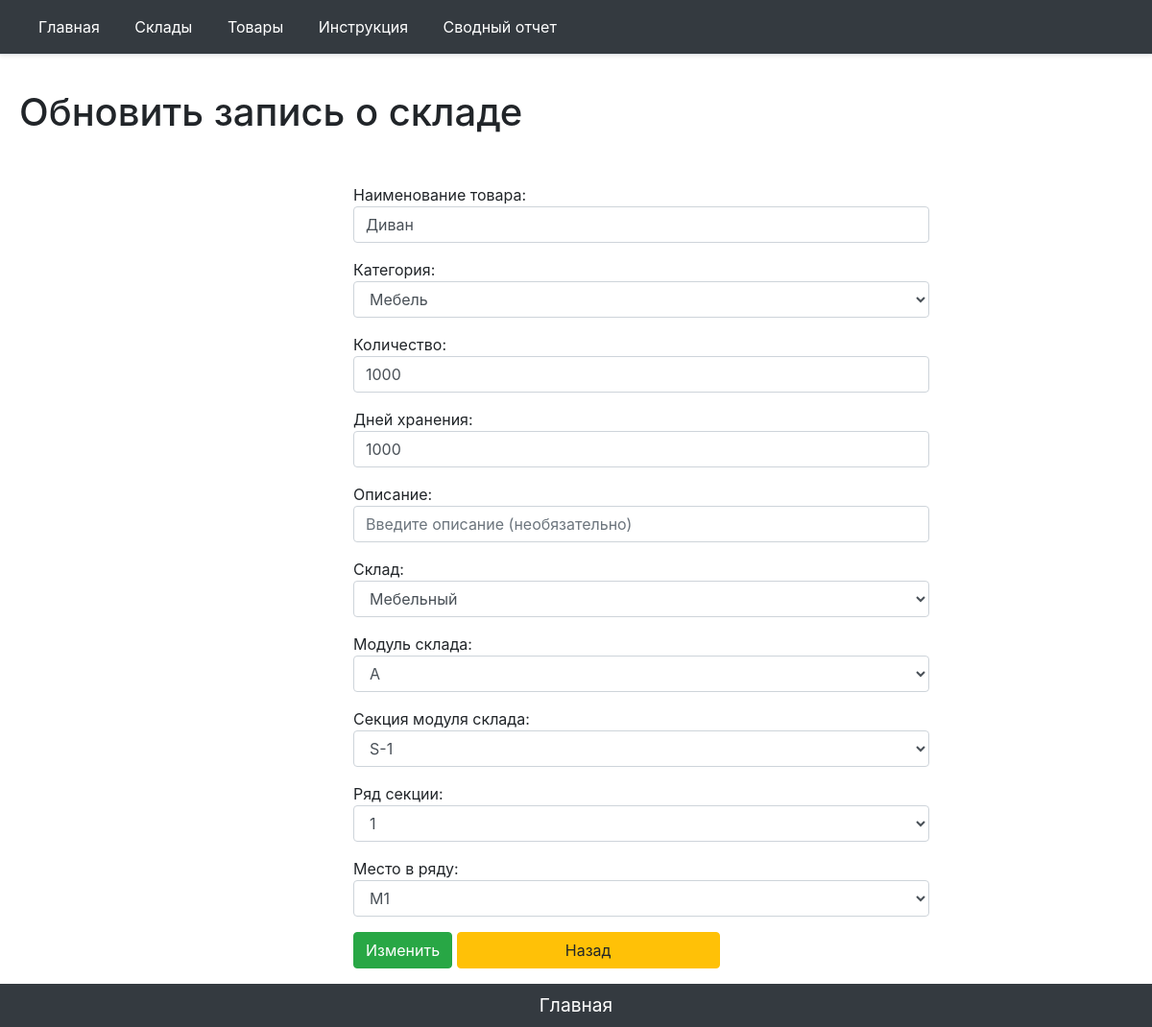
Page /items/1/update on the committed database.
### main/models.py (models this page shows, shortened)
class ItemNewOne(models.Model):
    ITEM_CATEGORY = (
        ('Мебель', 'Мебель'),
        ('Стройматериалы', 'Строительные материалы'),
        ('Инструменты', 'Инструменты для выполнения строительных,отделочных работ'),
        ('Техника', 'Технические средства, машины для строительных, отделочных работ'),
    )
    ITEM_MODULE = (
        ('А', 'А'),
        ('Б', 'Б'),
        ('В', 'В'),
        ('Г', 'Г'),
        ('Д', 'Д'),
        ('Е', 'Е'),
        ('Ж', 'Ж'),
        ('З', 'З'),
    )
    ITEM_SECTION =(
        ('S-1', 'S-1'),
        ('S-2', 'S-2'),
        ('S-3', 'S-3'),
        ('S-4', 'S-4'),
        ('S-5', 'S-5'),
        ('S-6', 'S-6'),
        ('S-7', 'S-7'),
        ('S-8', 'S-8'),
        ('S-9', 'S-9'),
        ('S-10', 'S-10'),
        ('S-11', 'S-11'),
        ('S-12', 'S-12'),
        ('S-13', 'S-13'),
        ('S-14', 'S-14'),
        ('S-15', 'S-15'),
        ('S-16', 'S-16'),
    )
    ITEM_ROW=(
        ('1', '1'),
        ('2', '2'),
        ('3', '3'),
        ('4', '4'),
        ('5', '5'),
        ('6', '6'),
        ('7', '7'),
        ('8', '8'),
        ('9', '9'),
        ('10', '10'),
        ('11', '11'),
        ('12', '12'),
        ('13', '13'),
        ('14', '14'),
        ('15', '15'),
        ('16', '16'),
        ('17', '17'),
        ('18', '18'),
        ('19', '19'),
        ('20', '20'),
        ('21', '21'),
        ('22', '22'),
        ('23', '23'),
        ('24', '24'),
        ('25', '25'),
        ('26', '26'),
        ('27', '27'),
        ('28', '28'),
        ('29', '29'),
        ('30', '30'),
        ('31', '31'),
        ('32', '32'),
    )
    ITEM_PLACE = (
        ('М1', 'М1'),
        ('М2', 'М2'),
        ('М3', 'М3'),
        ('М4', 'М4'),
        ('М5', 'М5'),
        ('М6', 'М6'),
        ('М7', 'М7'),
        ('М8', 'М8'),
        ('М9', 'М9'),
        ('М10', 'М10'),
        ('М11', 'М11'),
        ('М12', 'М12'),
        ('М13', 'М13'),
        ('М14', 'М14'),
        ('М15', 'М15'),
        ('М16', 'М16'),
        ('М17', 'М17'),
        ('М18', 'М18'),
        ('М19', 'М19'),
        ('М20', 'М20'),
        ('М21', 'М21'),
        ('М22', 'М22'),
        ('М23', 'М23'),
        ('М24', 'М24'),
        ('М25', 'М25'),
        ('М26', 'М26'),
        ('М27', 'М27'),
        ('М28', 'М28'),
        ('М29', 'М29'),
        ('М30', 'М30'),
        ('М31', 'М31'),
        ('М32', 'М32'),
        ('М33', 'М33'),
        ('М34', 'М34'),
        ('М35', 'М35'),
        ('М36', 'М36'),
        ('М37', 'М37'),
        ('М38', 'М38'),
        ('М39', 'М39'),
        ('М40', 'М40'),
        ('М41', 'М41'),
        ('М42', 'М42'),
        ('М43', 'М43'),
        ('М44', 'М44'),
        ('М45', 'М45'),
        ('М46', 'М46'),
        ('М47', 'М47'),
        ('М48', 'М48'),
        ('М49', 'М49'),
        ('М50', 'М50'),
        ('М51', 'М51'),
        ('М52', 'М52'),
        ('М53', 'М53'),
        ('М54', 'М54'),
        ('М55', 'М55'),
        ('М56', 'М56'),
        ('М57', 'М57'),
        ('М58', 'М58'),
        ('М59', 'М59'),
        ('М60', 'М60'),
        ('М61', 'М61'),
        ('М62', 'М62'),
        ('М63', 'М63'),
        ('М64', 'М64'),
        ('М65', 'М65'),
        ('М66', 'М66'),
        ('М67', 'М67'),
        ('М68', 'М68'),
        ('М69', 'М69'),
        ('М70', 'М70'),
        ('М71', 'М71'),
        ('М72', 'М72'),
        ('М73', 'М73'),
        ('М74', 'М74'),
        ('М75', 'М75'),
        ('М76', 'М76'),
        ('М77', 'М77'),
        ('М78', 'М78'),
        ('М79', 'М79'),
        ('М80', 'М80'),
        ('М81', 'М81'),
        ('М82', 'М82'),
        ('М83', 'М83'),
        ('М84', 'М84'),
        ('М85', 'М85'),
        ('М86', 'М86'),
        ('М87', 'М87'),
        ('М88', 'М88'),
        ('М89', 'М89'),
        ('М90', 'М90'),
        ('М91', 'М91'),
        ('М92', 'М92'),
        ('М93', 'М93'),
        ('М94', 'М94'),
        ('М95', 'М95'),
        ('М96', 'М96'),
        ('М97', 'М97'),
        ('М98', 'М98'),
        ('М99', 'М99'),
        ('М100', 'М100'),
        ('М101', 'М101'),
        ('М102', 'М102'),
        ('М103', 'М103'),
        ('М104', 'М104'),
        ('М105', 'М105'),
        ('М106', 'М106'),
        ('М107', 'М107'),
        ('М108', 'М108'),
        ('М109', 'М109'),
        ('М110', 'М110'),
        ('М111', 'М111'),
        ('М112', 'М112'),
        ('М113', 'М113'),
        ('М114', 'М114'),
        ('М115', 'М115'),
        ('М116', 'М116'),
        ('М117', 'М117'),
        ('М118', 'М118'),
        ('М119', 'М119'),
        ('М120', 'М120'),
        ('М121', 'М121'),
        ('М122', 'М122'),
        ('М123', 'М123'),
        ('М124', 'М124'),
        ('М125', 'М125'),
        ('М126', 'М126'),
        ('М127', 'М127'),
        ('М128', 'М128'),
    )
    name = models.CharField('Наименование товара', max_length=100)
    category = models.CharField('Категория',max_length=150, choices=ITEM_CATEGORY)
    amount = models.IntegerField('Количество')
    shelflifeday = models.IntegerField('Дней хранения')
    option = models.TextField('Описание', blank=True)
    foldid = models.ForeignKey(FoldNewOne, on_delete=models.CASCADE, verbose_name="Склад", blank="True")
    camedate = models.DateField('Дата поставки', blank=True, null=True)
    module = models.CharField('Модуль склада', max_length=5,blank=True, choices=ITEM_MODULE)
    section = models.CharField('Секция модуля склада', max_length=5,blank=True, choices=ITEM_SECTION)
    row = models.CharField('Ряд секции', blank=True, max_length=5,choices=ITEM_ROW)
    place = models.CharField('Место в ряду', blank=True, max_length=5,choices=ITEM_PLACE)
    class Meta:
        verbose_name = 'Товар'
        verbose_name_plural = 'Товары'

### main/views.py (the view)
# urls.py: path('items/<int:pk>/update', views.ItemUpdateView.as_view(), name='item-update'),
class ItemUpdateView(UpdateView):
    model = ItemNewOne
    template_name = 'main/update_new_item.html'
    form_class = NewItemUpdateForm

### main/models.py (called while the page is built)
    def __str__(self):
        return str(self.name)

### main/templates/main/update_new_item.html (shortened to what this page needs)
{% extends 'main/base_template.html' %}
{% block content %}
    <h1>Обновить запись о складе</h1>
    <form  method="post">
        {% for field in form %}
            <div class="form-group">
                <p>{{ field.label }}: {{ field }}</p>
            </div>
        {% endfor %}
        <button type="submit" class="btn btn-success" >Изменить</button>
        <input class="btn btn-warning" value="Назад" onClick="javascript:history.go(-1);"></input>
    </form>
{% endblock %}
{% block tomain %}
  <footer class="footer">
    <p align = "middle" class = "my-0 me-md-auto fw-normal p-2 text-white bg-dark align-items-center"><a href="{% url 'home' %}"><font color="white"><big>Главная</big></font></a></p>
    </footer>
{% endblock %}

### main/static/main/css/main.css (style rules this page uses)
form { margin-left:30%; width:600px; margin-top:50px; }
html, body { height: 100%; margin: 0; }
.footer { height: 20px; margin-top: -20px; }

### rows in the picture
ItemNewOne: form "Диван" "Мебель" "1000" "1000" "Мебельный" "А" "S-1" "1" "М1"

### other values in the picture
{{ field.label }} "Наименование товара" "Категория" "Количество" "Дней хранения" "Описание" "Склад" "Модуль склада" "Секция модуля склада" "Ряд секции" "Место в ряду"
